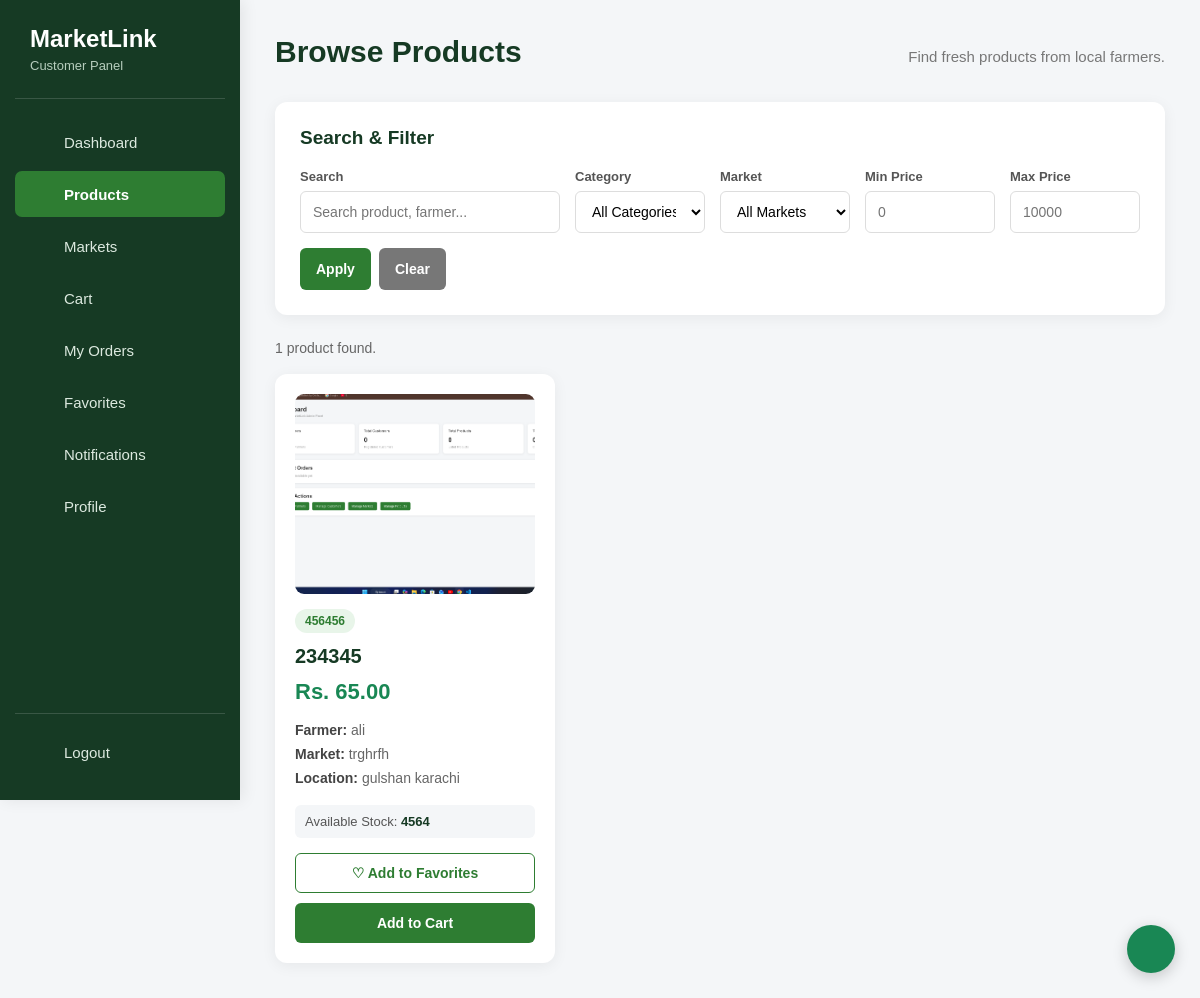
/customers/products.php (signed in), run on the app's committed database.
### tables this page shows
CREATE TABLE `products` (
  `product_id` int(11) NOT NULL,
  `farmer_id` int(11) NOT NULL,
  `market_id` int(11) NOT NULL,
  `product_name` varchar(100) NOT NULL,
  `category` varchar(100) DEFAULT NULL,
  `image_name` varchar(255) DEFAULT NULL,
  `price` decimal(10,2) NOT NULL,
  `stock` int(11) DEFAULT 0,
  `status` enum('Available','Sold Out') DEFAULT 'Available'
);

CREATE TABLE `users` (
  `user_id` int(11) NOT NULL,
  `name` varchar(100) NOT NULL,
  `email` varchar(100) NOT NULL,
  `password` varchar(255) NOT NULL,
  `role` enum('Customer','Farmer','Admin') NOT NULL,
  `phone` varchar(20) DEFAULT NULL,
  `status` enum('Active','Inactive') DEFAULT 'Active'
);

CREATE TABLE `markets` (
  `market_id` int(11) NOT NULL,
  `market_name` varchar(100) NOT NULL,
  `location` varchar(255) DEFAULT NULL,
  `latitude` decimal(10,8) DEFAULT NULL,
  `longitude` decimal(11,8) DEFAULT NULL,
  `map_provider` varchar(50) DEFAULT NULL
);

### customers/products.php (the view, shortened to what this page needs)
<?php
require_once "../config/connection.php";
$user_id = (int) $_SESSION['user_id'];
$current_page = basename($_SERVER['PHP_SELF']);
$search = isset($_GET['search'])
    ? trim($_GET['search'])
    : '';
$min_price = isset($_GET['min_price']) && $_GET['min_price'] !== ''
    ? (float) $_GET['min_price']
    : null;
$max_price = isset($_GET['max_price']) && $_GET['max_price'] !== ''
    ? (float) $_GET['max_price']
    : null;
$sql = "
    SELECT
        p.product_id,
        p.product_name,
        p.category,
        p.price,
        p.stock,
        p.status,
        p.image_name,
        u.name AS farmer_name,
        m.market_id,
        m.market_name,
        m.location,
        CASE
            WHEN f.favorite_id IS NOT NULL THEN 1
            ELSE 0
        END AS is_favorite
    FROM Products p
    INNER JOIN Users u
        ON p.farmer_id = u.user_id
    INNER JOIN Markets m
        ON p.market_id = m.market_id
    LEFT JOIN Favorites f
        ON f.product_id = p.product_id
        AND f.user_id = $user_id
    WHERE p.status = 'Available'
    AND p.stock > 0
";
$sql .= "
    ORDER BY p.product_id DESC
";
$result = mysqli_query($conn, $sql);
$product_count = mysqli_num_rows($result);
?>
<!DOCTYPE html>
<html lang="en">
<head>
    <link
        rel="stylesheet"
        href="../css/customers.css"
    >
</head>
<body>
<aside class="sidebar">
    <div class="sidebar-logo">
        <h2>MarketLink</h2>
        <p>Customer Panel</p>
    </div>
    <nav class="sidebar-menu">
        <a
            href="dashboard.php"
            class="<?php echo $current_page === 'dashboard.php' ? 'active' : ''; ?>"
        >
            <span></span>
            Dashboard
        </a>
        <a
            href="products.php"
            class="<?php echo $current_page === 'products.php' ? 'active' : ''; ?>"
        >
            <span></span>
            Products
        </a>
        <a
            href="markets.php"
            class="<?php echo $current_page === 'markets.php' ? 'active' : ''; ?>"
        >
            <span></span>
            Markets
        </a>
        <a
            href="cart.php"
            class="<?php echo $current_page === 'cart.php' ? 'active' : ''; ?>"
        >
            <span></span>
            Cart
        </a>
        <a
            href="orders.php"
            class="<?php echo $current_page === 'orders.php' ? 'active' : ''; ?>"
        >
            <span></span>
            My Orders
        </a>
        <a
            href="favorites.php"
            class="<?php echo $current_page === 'favorites.php' ? 'active' : ''; ?>"
        >
            <span></span>
            Favorites
        </a>
        <a
            href="notifications.php"
            class="<?php echo $current_page === 'notifications.php' ? 'active' : ''; ?>"
        >
            <span></span>
            Notifications
        </a>
        <a
            href="profile.php"
            class="<?php echo $current_page === 'profile.php' ? 'active' : ''; ?>"
        >
            <span></span>
            Profile
        </a>
    </nav>
    <div class="sidebar-bottom">
        <a href="../auth/logout.php">
            <span></span>
            Logout
        </a>
    </div>
</aside>
<main class="customer-main">
    <div class="products-page">
        <div class="page-header">
            <h1>
                Browse Products
            </h1>
            <p>
                Find fresh products from local farmers.
            </p>
        </div>
        <div class="filter-box">
            <h2>
                Search & Filter
            </h2>
            <form
                method="GET"
                action="products.php"
                class="filter-form"
            >
                <div class="filter-group">
                    <label>
                        Search
                    </label>
                    <input
                        type="text"
                        name="search"
                        placeholder="Search product, farmer..."
                        value="<?php echo htmlspecialchars($search); ?>"
                    >
                </div>
                <div class="filter-group">
                    <label>
                        Category
                    </label>
                    <select name="category">
                        <option value="">
                            All Categories
                        </option>
                    </select>
                </div>
                <div class="filter-group">
                    <label>
                        Market
                    </label>
                    <select name="market_id">
                        <option value="0">
                            All Markets
                        </option>
                    </select>
                </div>
                <div class="filter-group">
                    <label>
                        Min Price
                    </label>
                    <input
                        type="number"
                        name="min_price"
                        min="0"
                        step="0.01"
                        placeholder="0"
                        value="<?php
                            echo $min_price !== null
                                ? htmlspecialchars($min_price)
                                : '';
                        ?>"
                    >
                </div>
                <div class="filter-group">
                    <label>
                        Max Price
                    </label>
                    <input
                        type="number"
                        name="max_price"
                        min="0"
                        step="0.01"
                        placeholder="10000"
                        value="<?php
                            echo $max_price !== null
                                ? htmlspecialchars($max_price)
                                : '';
                        ?>"
                    >
                </div>
                <div class="filter-buttons">
                    <button
                        type="submit"
                        class="filter-btn"
                    >
                        Apply
                    </button>
                    <a
                        href="products.php"
                        class="filter-btn clear-btn"
                    >
                        Clear
                    </a>
                </div>
            </form>
        </div>
        <div class="result-info">
            <?php
            echo $product_count . " product";
            echo " found.";
            ?>
        </div>
        <?php if ($product_count > 0): ?>
            <div class="products-grid">
                <?php while ($product = mysqli_fetch_assoc($result)): ?>
                    <div class="product-card">
                        <?php
                        $image_path =
                            "../uploads/products/" .
                            $product['image_name'];
                        ?>
                        <?php if (
                            !empty($product['image_name']) &&
                            file_exists($image_path)
                        ): ?>
                            <img
                                src="<?php echo htmlspecialchars($image_path); ?>"
                                alt="<?php echo htmlspecialchars($product['product_name']); ?>"
                                class="product-image"
                            >
                        <?php else: ?>
                            <div class="no-product-image">
                                No Image Available
                            </div>
                        <?php endif; ?>
                        <?php if (!empty($product['category'])): ?>
                            <span class="product-category">
                                <?php
                                echo htmlspecialchars(
                                    $product['category']
                                );
                                ?>
                            </span>
                        <?php endif; ?>
                        <h2>
                            <?php
                            echo htmlspecialchars(
                                $product['product_name']
                            );
                            ?>
                        </h2>
                        <div class="product-price">
                            Rs.
                            <?php
                            echo number_format(
                                $product['price'],
                                2
                            );
                            ?>
                        </div>
                        <div class="product-info">
                            <strong>
                                Farmer:
                            </strong>
                            <?php
                            echo htmlspecialchars(
                                $product['farmer_name']
                            );
                            ?>
                            <br>
                            <strong>
                                Market:
                            </strong>
                            <?php
                            echo htmlspecialchars(
                                $product['market_name']
                            );
                            ?>
                            <br>
                            <strong>
                                Location:
                            </strong>
                            <?php
                            echo htmlspecialchars(
                                $product['location']
                            );
                            ?>
                        </div>
                        <div class="stock">
                            Available Stock:
                            <strong>
                                <?php
                                echo (int) $product['stock'];
                                ?>
                            </strong>
                        </div>
                        <a
                            href="favorite_action.php?product_id=<?php echo (int) $product['product_id']; ?>"
                            class="favorite-btn <?php echo $product['is_favorite'] ? 'favorited' : ''; ?>"
                        >
                            <?php
                            echo $product['is_favorite']
                                ? ' Favorited'
                                : '♡ Add to Favorites';
                            ?>
                        </a>
                        <a
                            href="cart.php?add=<?php echo (int) $product['product_id']; ?>"
                            class="add-cart-btn"
                        >
                            Add to Cart
                        </a>
                    </div>
                <?php endwhile; ?>
            </div>
        <?php endif; ?>
    </div>
</main>
</body>
</html>

### css/customers.css (style rules this page uses)
* { margin: 0; padding: 0; box-sizing: border-box; }
body { font-family: Arial, sans-serif; background: #f4f6f8; color: #333; }
.sidebar { position: fixed; top: 0; left: 0; width: 240px; height: 100vh; background: #163a24; padding: 25px 15px; display: flex; flex-direction: column; box-shadow: 3px 0 15px rgba(0, 0, 0, 0.08); z-index: 1000; }
.sidebar-logo { padding: 0 15px 25px; margin-bottom: 20px; border-bottom: 1px solid rgba(255, 255, 255, 0.15); }
.sidebar-logo h2 { color: white; font-size: 24px; margin-bottom: 5px; }
.sidebar-logo p { color: #b7cdbd; font-size: 13px; }
.sidebar-menu { display: flex; flex-direction: column; gap: 6px; }
.sidebar-menu a { display: flex; align-items: center; gap: 12px; padding: 12px 15px; color: #dce9df; text-decoration: none; border-radius: 7px; font-size: 15px; transition: 0.2s ease; }
.sidebar-menu a span { width: 22px; height: 22px; display: inline-flex; align-items: center; justify-content: center; flex-shrink: 0; }
.sidebar-menu a.active { background: #2e7d32; color: white; font-weight: 600; }
.sidebar-bottom { margin-top: auto; padding-top: 15px; border-top: 1px solid rgba(255, 255, 255, 0.15); }
.sidebar-bottom a { display: flex; align-items: center; gap: 12px; padding: 12px 15px; color: #dce9df; text-decoration: none; border-radius: 7px; font-size: 15px; transition: 0.2s ease; }
.sidebar-bottom a span { width: 22px; height: 22px; display: inline-flex; align-items: center; justify-content: center; }
.customer-main { margin-left: 240px; min-height: 100vh; padding: 35px; }
.page-header { display: flex; justify-content: space-between; align-items: center; margin-bottom: 30px; }
.page-header h1 { color: #163a24; font-size: 28px; margin-bottom: 6px; }
.page-header p { color: #777; font-size: 14px; }

### data on the page
products: image_name (picture), category "456456", product_name "234345", price "65.00", farmer.name "ali", market.market_name "trghrfh", market.location "gulshan karachi", stock "4564"

### other printed values
$product_count "1"
